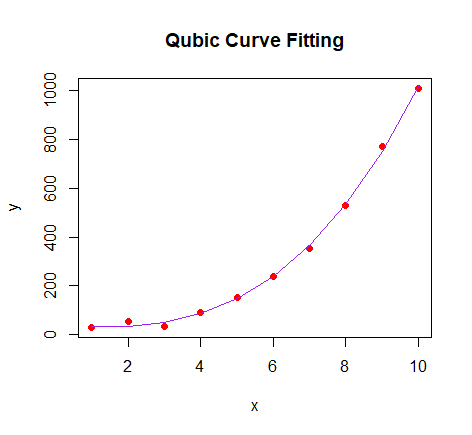

Source code (R):
# Preparing the data
# nonLinear Function qubic
p = function(x) x^3
# Random Generator
x = seq(1, 10, by = 1)
y = p(x) + runif(10)*50
# Create the data frame.
df = data.frame(x = x, y = y)
head(df)

# Fitting the model and prediction
qubic <- lm(y~poly(x,3,raw=TRUE), data=df)
#create a scatterplot of x vs. y
plot(df$x, df$y, pch=19, main = 'Qubic Curve Fitting',
     xlab='x', ylab='y', col = 'red')

x_axis <- seq(1, 10, length=10)
lines(x_axis, predict(qubic, data.frame(x=x_axis)), col='purple')
